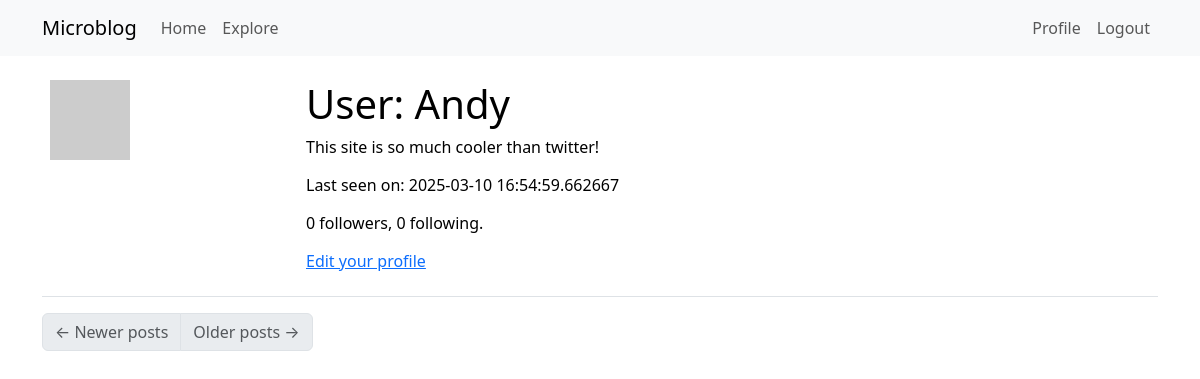
The app's page /user/Andy (signed in), older data.
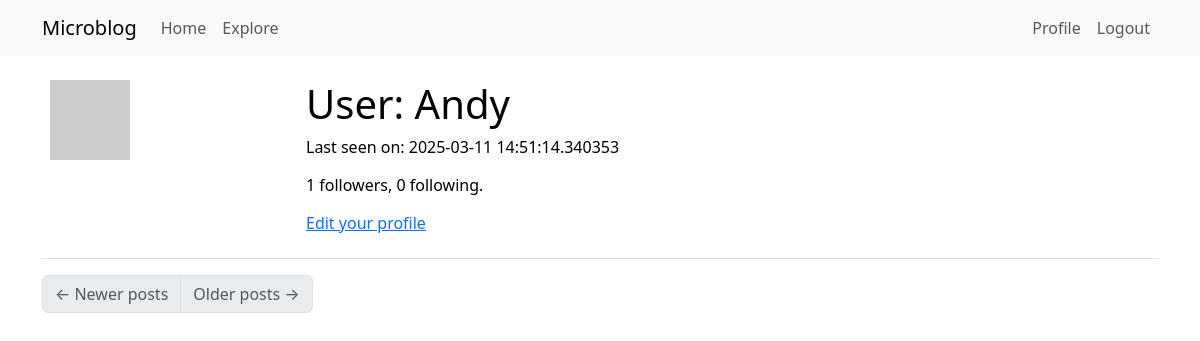
The same page, newer data.
### app/models.py (models this page shows, shortened)
class User(UserMixin, db.Model):
    id: so.Mapped[int] = so.mapped_column(primary_key=True)
    username: so.Mapped[str] = so.mapped_column(sa.String(64), index=True,
                                                unique=True)
    email: so.Mapped[str] = so.mapped_column(sa.String(120), index=True,
                                             unique=True)
    password_hash: so.Mapped[Optional[str]] = so.mapped_column(sa.String(256))
    about_me: so.Mapped[Optional[str]] = so.mapped_column(sa.String(140))
    last_seen: so.Mapped[Optional[datetime]] = so.mapped_column(
        default=lambda: datetime.now(timezone.utc))
    posts: so.WriteOnlyMapped['Post'] = so.relationship(
        back_populates='author')
    following: so.WriteOnlyMapped['User'] = so.relationship(
        secondary=followers, primaryjoin=(followers.c.follower_id == id),
        secondaryjoin=(followers.c.followed_id == id),
        back_populates='followers')
    followers: so.WriteOnlyMapped['User'] = so.relationship(
        secondary=followers, primaryjoin=(followers.c.followed_id == id),
        secondaryjoin=(followers.c.follower_id == id),
        back_populates='following')
    def avatar(self, size):
        digest = md5(self.email.lower().encode('utf-8')).hexdigest()
        return f'https://www.gravatar.com/avatar/{digest}?d=identicon&s={size}'
    def followers_count(self):
        query = sa.select(sa.func.count()).select_from(
            self.followers.select().subquery())
        return db.session.scalar(query)
    def following_count(self):
        query = sa.select(sa.func.count()).select_from(
            self.following.select().subquery())
        return db.session.scalar(query)

### app/routes.py (the view)
@app.route('/user/<username>')
@login_required
def user(username):
    user = db.first_or_404(sa.select(User).where(User.username == username))
    posts = [
        {'author': user, 'body': 'Test post #1'},
        {'author': user, 'body': 'Test post #2'}
    ]
    form = EmptyForm()
    return render_template('user.html', user=user, posts=posts, form=form)

### app/models.py (called while the page is built)
@login.user_loader
def load_user(id):
    return db.session.get(User, int(id))

### app/routes.py (called while the page is built)
@app.before_request
def before_request():
    if current_user.is_authenticated:
        current_user.last_seen = datetime.now(timezone.utc)
        db.session.commit()

### app/templates/user.html (shortened to what this page needs)
{% extends "base.html" %} {% block content %}
<table class="table table-hover">
  <tr>
    <td width="256px"><img src="{{ user.avatar(256) }}" /></td>
    <td>
      <h1>User: {{ user.username }}</h1>
      {% if user.about_me %}
      <p>{{ user.about_me }}</p>
      {% endif %} {% if user.last_seen %}
      <p>Last seen on: {{ user.last_seen }}</p>
      {% endif %}
      <p>
        {{ user.followers_count() }} followers, {{ user.following_count() }}
        following.
      </p>
      {% if user == current_user %}
      <p><a href="{{ url_for('edit_profile') }}">Edit your profile</a></p>
      {% endif %}
    </td>
  </tr>
</table>
<nav aria-label="Post navigation">
  <ul class="pagination">
    <li class="page-item{% if not prev_url %} disabled{% endif %}">
      <a class="page-link" href="{{ prev_url }}">
        <span aria-hidden="true">&larr;</span> Newer posts
      </a>
    </li>
    <li class="page-item{% if not next_url %} disabled{% endif %}">
      <a class="page-link" href="{{ next_url }}">
        Older posts <span aria-hidden="true">&rarr;</span>
      </a>
    </li>
  </ul>
</nav>
{% endblock %}

Row changes from the older to the newer data that the page shows:
changed User "Andy": last_seen "2025-03-10 16:54:59.662667" → "2025-03-11 14:51:14.340353"; about_me "This site is so much cooler than twitter!" → (not shown)
Text that changed along with them:
{{ user.followers_count() }}: "0" → "1"
